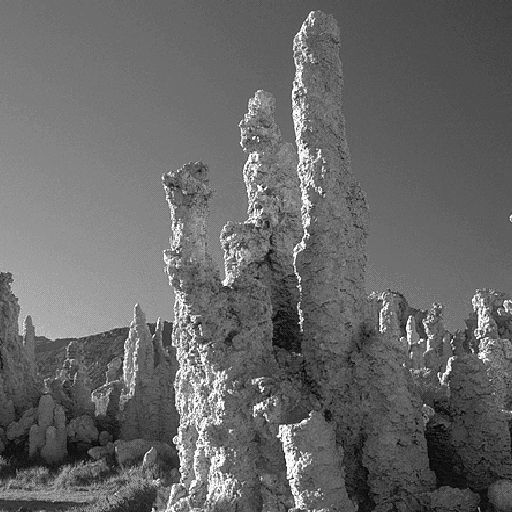
#> input picture img-test.gif, 512 x 512 px
$ python main.py
#> lines starting #> are read from the running program, lines starting #| are printed output that depends on the picture
'''
LABORATORIO 2: CONVOLUCION 2D

Estudiante: Francisco Rousseau
Ayudante: Nicole Reyes
Profesor: Carlos González

'''

######################## LIBRERIAS ########################
import numpy as np
import matplotlib.image as mpi
import matplotlib.pyplot as mpp

######################## FUNCIONES ########################

# Retorna la imagen que se encuentra en la ruta especificada (en escala de grises!!).
#
# Entrada:
#   ruta            - string correspondiente a la ruta de la imagen
#
# Salida:
#   img             - arreglo que contiene los datos de la imagen normalizada

def leerImagen(ruta):
#> called with ruta = 'img-test.gif'
    img = mpi.imread(ruta)
#> img is the input picture: shape (512, 512); min 6, max 254, mean 103.7
    return img / 255

# Guarda la imagen que se encuentra en la ruta especificada, comprueba si es filtro
# o no para aplicar el cmap gris.
#
# Entrada:
#   img             - arreglo con los datos de la imagen
#   ruta            - string correspondiente a la ruta de la imagen
#   titulo          - string con el nombre de la imagen
#   filtro          - booleano que representa si la imagen es filtro o espectro

def guardarImagen(img, ruta, titulo, filtro):
    if filtro:
        mpp.imshow(img, cmap="gray",vmin=0, vmax=1)
    else:
        mpp.imshow(img)
    mpp.title(titulo)
    img = mpp.gcf()
    img.savefig(ruta, dpi=100)

# Muestra la imagen que se encuentra en la ruta especificada, comprueba si es filtro
# o no para aplicar el cmap gris.
#
# Entrada:
#   img             - arreglo con los datos de la imagen
#   titulo          - string con el nombre de la imagen
#   filtro          - booleano que representa si la imagen es filtro o espectro

def visualizarImagen(img, titulo, filtro):
    if filtro:
        mpp.imshow(img, cmap="gray",vmin=0, vmax=1)
    else:
        mpp.imshow(img)
    mpp.title(titulo)
    mpp.show()

# Crea una matriz igual a la matriz imagen, pero rodeada de un contorno de ceros del tamaño necesario para aplicar la convolución.
#
# Entradas
#   imagen          - arreglo que contiene los datos de la imagen
#   kernel          - arreglo que contiene los datos del filtro
#
# Salidas
#   matriz0  - matriz llena de ceros

def matrizCero(imagen, kernel):
    # MC -> matriz ceros
    NFilasKernel, NColuKernel = kernel.shape
    NFilasImg, NColuImg = imagen.shape
#> NFilasImg = 512; NColuImg = 512

    PosFilaMC = NFilasKernel - 1
    PosColuMC = NColuKernel - 1
    PosFilaImg = 0
    PosColuImg = 0

    matriz0 = np.zeros((NFilasImg + 2 * PosFilaMC, NColuImg + 2 * PosColuMC))

    for i in range(PosFilaMC, PosFilaMC + NFilasImg):
        for j in range(PosColuMC, PosColuMC + NColuImg):
            matriz0[i][j] = imagen[PosFilaImg][PosColuImg]
            PosColuImg+=1
        PosFilaImg += 1
        PosColuImg = 0
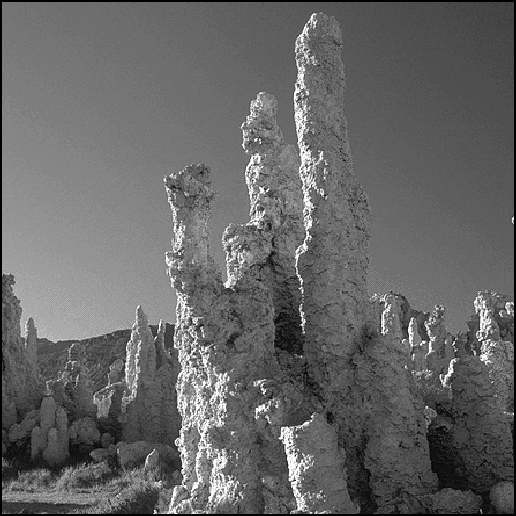
#> matriz0: shape (516, 516) float64; min 0, max 0.996, mean 0.401
#> after the loop, PosFilaImg = 512

    return matriz0

# Aplica la convolución en 2 dimensiones entre la imagen y el kernel.
#
# Entrada:
#   imagen          - arreglo que contiene los datos de la imagen
#   kernel          - arreglo que contiene los datos del filtro
#
# Salida:
#   convolucion     - Matriz imagen filtrada

def convolucion2D(imagen, kernel):
    convolucion = []

    # Matriz e indicadores
    matriz0 = matrizCero(imagen, kernel)
    NFilasMC, NColuMC = matriz0.shape
#> NFilasMC = 516; NColuMC = 516

    # Kernel e indicadores
    kernel = np.flipud(np.fliplr(kernel))
    NFilasKernel, NColuImg = kernel.shape

    # Iteradores #
    iterFilas = NFilasMC - NFilasKernel + 1
#> iterFilas = 514
    iterColumnas = NColuMC - NColuImg + 1
#> iterColumnas = 514
    PosFilaConvolucion = 0

    for fila in range(iterFilas):
        convolucion.append([]) #se inicia la fila vacia

        for col in range(iterColumnas):
            suma = 0 #se reinicia la cuenta en cada columna

            for fk in range(NFilasKernel):

                for ci in range(NColuImg):
                    suma += kernel[fk][ci] * matriz0[fila + fk][col + ci]
            convolucion[PosFilaConvolucion].append(suma)

        PosFilaConvolucion += 1
#> after the loop, PosFilaConvolucion = 514; convolucion = 514 items
    return convolucion


# Calcula la transformada de Fourier en 2D para una imagen dada.
#
# Entrada:
#   imagen          - arreglo que contiene los datos de la imagen
#
# Salida:
#   Matriz del esprectro de Fourier  - arreglo que contiene los datos de la transformada de Fourier de la imagen

def fourier(imagen):
    np.seterr(divide = 'ignore') #Configuración necesaria (recomendacion de internet)
    # Transformada de Fourier #
    tf = np.fft.fft2(imagen)

    # Shift de zero a la Transformada #
    tfs = np.fft.fftshift(tf)

    # Retorno del valor normalizado positivo #
    return 20 * np.log(np.abs(tfs))

######################## EJECUCION PROGRAMA ########################

## Creacion de filtros ##
filtroBordes = np.array([[1,2,0,-2,-1],[1,2,0,-2,-1],[1,2,0,-2,-1],[1,2,0,-2,-1],[1,2,0,-2,-1]]).astype('float') # Kernel Bordes
filtroSuavizado = np.array([[1,4,6,4,1],[4,16,24,16,4],[6,24,36,24,6],[4,16,24,16,4],[1,4,6,4,1]]).astype('float') * (1/256) # Kernel Gauss


###### Testing  ######
filtroEmbosy = np.array([[-2,-1,0],[-1,1,1],[0,1,2]]).astype('float') # Kernel Embosy para testing

print('... Inicio Testing ...')
print('* Las imagenes de testing no son almacenadas *')
test = leerImagen('img-test.gif')
visualizarImagen(test,'Imagen de Testing',True)
print('Testeando Convolucion 2D con kernel 3x3 "Ebmosy"')
testConv = convolucion2D(test, filtroEmbosy)
#> testConv = 514 items
visualizarImagen(testConv,'Test Convolucion',True)
#> call 2 of visualizarImagen, with titulo = 'Test Convolucion', filtro = True
#> in visualizarImagen (call 2), `mpp.show()`:
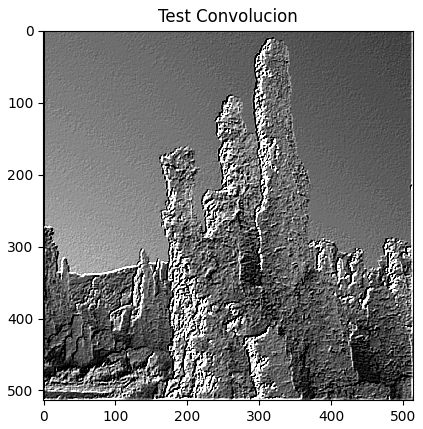
#> figure drawn by matplotlib, 1 panel
print('Testeando kernel Filtro Suavizado')
testFS = convolucion2D(test, filtroSuavizado)
#> after the loop in matrizCero (call 2), `for i in range(PosFilaMC, PosFilaMC + NFilasImg):`:
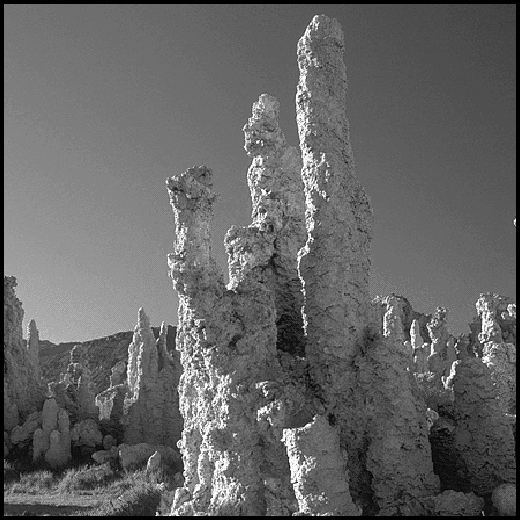
#> matriz0: shape (520, 520) float64; min 0, max 0.996, mean 0.394
#> after the loop in matrizCero (call 2), `for i in range(PosFilaMC, PosFilaMC + NFilasImg):`: PosFilaImg = 512
#> testFS = 516 items
visualizarImagen(testFS,'Test Suavizada',True)
#> call 3 of visualizarImagen, with titulo = 'Test Suavizada', filtro = True
#> in visualizarImagen (call 3), `mpp.show()`:
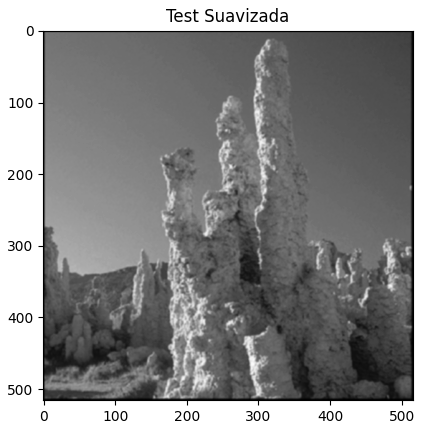
#> figure drawn by matplotlib, 1 panel
print('Testeando kernel Filtro de Bordes')
testFB = convolucion2D(test, filtroBordes)
#> testFB = 516 items
visualizarImagen(testFB,'Test Bordes',True)
#> call 4 of visualizarImagen, with titulo = 'Test Bordes', filtro = True
#> in visualizarImagen (call 4), `mpp.show()`:
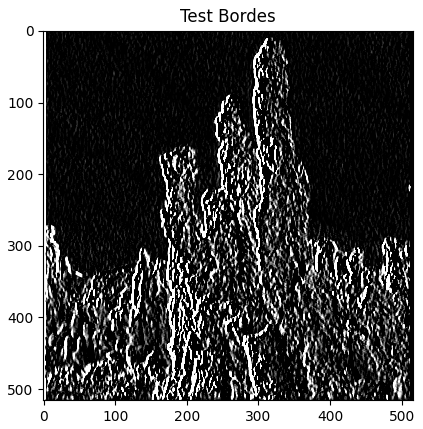
#> figure drawn by matplotlib, 1 panel
print('... Fin Testing ...')
######################

## Lectura de imagen ##
imagen = leerImagen('leena512.bmp')
#> (the run stopped early here; a loop or call above may not have finished)
